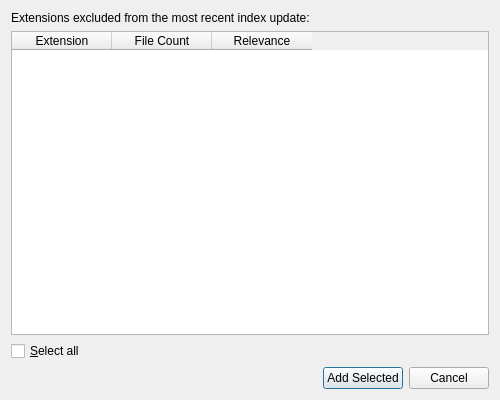
<?xml version="1.0" encoding="UTF-8"?>
<ui version="4.0">
 <class>ExcludedExtensionsDialog</class>
 <widget class="QDialog" name="ExcludedExtensionsDialog">
  <property name="geometry">
   <rect>
    <x>0</x>
    <y>0</y>
    <width>500</width>
    <height>400</height>
   </rect>
  </property>
  <property name="windowTitle">
   <string>Excluded Extensions Analysis</string>
  </property>
  <layout class="QVBoxLayout" name="verticalLayout">
   <item>
    <widget class="QLabel" name="labelInfo">
     <property name="text">
      <string>Extensions excluded from the most recent index update:</string>
     </property>
     <property name="wordWrap">
      <bool>true</bool>
     </property>
    </widget>
   </item>
   <item>
    <widget class="QTableWidget" name="tableExtensions">
     <property name="editTriggers">
      <set>QAbstractItemView::NoEditTriggers</set>
     </property>
     <property name="alternatingRowColors">
      <bool>true</bool>
     </property>
     <property name="selectionMode">
      <enum>QAbstractItemView::MultiSelection</enum>
     </property>
     <property name="selectionBehavior">
      <enum>QAbstractItemView::SelectRows</enum>
     </property>
     <property name="sortingEnabled">
      <bool>true</bool>
     </property>
     <column>
      <property name="text">
       <string>Extension</string>
      </property>
     </column>
     <column>
      <property name="text">
       <string>File Count</string>
      </property>
     </column>
     <column>
      <property name="text">
       <string>Relevance</string>
      </property>
     </column>
    </widget>
   </item>
   <item>
    <widget class="QCheckBox" name="checkSelectAll">
     <property name="text">
      <string>&amp;Select all</string>
     </property>
    </widget>
   </item>
   <item>
    <layout class="QHBoxLayout" name="horizontalLayout">
     <item>
      <spacer name="horizontalSpacer">
       <property name="orientation">
        <enum>Qt::Horizontal</enum>
       </property>
       <property name="sizeHint" stdset="0">
        <size>
         <width>40</width>
         <height>20</height>
        </size>
       </property>
      </spacer>
     </item>
     <item>
      <widget class="QPushButton" name="buttonAdd">
       <property name="text">
        <string>Add Selected</string>
       </property>
       <property name="default">
        <bool>true</bool>
       </property>
      </widget>
     </item>
     <item>
      <widget class="QPushButton" name="buttonCancel">
       <property name="text">
        <string>Cancel</string>
       </property>
      </widget>
     </item>
    </layout>
   </item>
  </layout>
 </widget>
 <tabstops>
  <tabstop>tableExtensions</tabstop>
  <tabstop>checkSelectAll</tabstop>
  <tabstop>buttonAdd</tabstop>
  <tabstop>buttonCancel</tabstop>
 </tabstops>
 <resources/>
 <connections/>
</ui>
